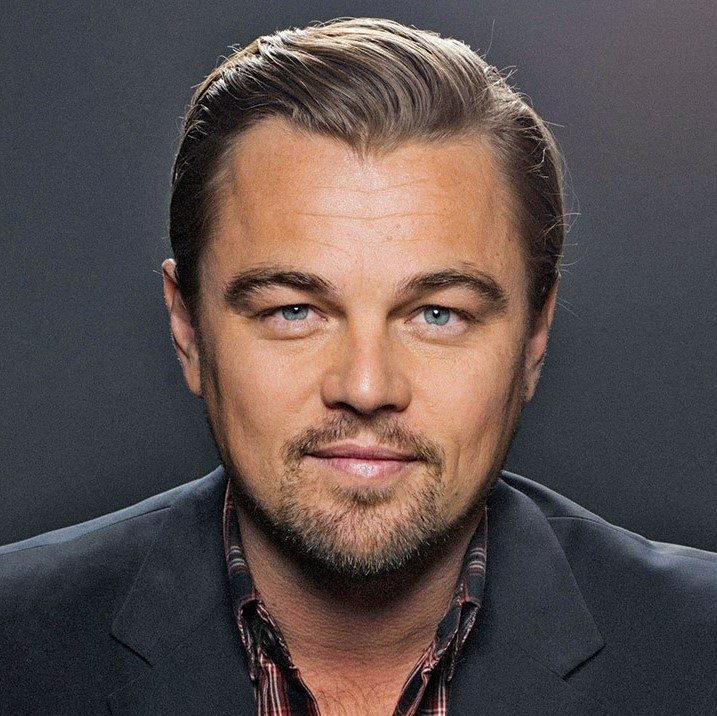
#> input picture Assignment 22/Combination of two photos/1.jpg, 717 x 716 px
$ python combination.py
#> lines starting #> are read from the running program, lines starting #| are printed output that depends on the picture
import cv2
import numpy as np

img1 = cv2.imread("1.jpg" , 0)
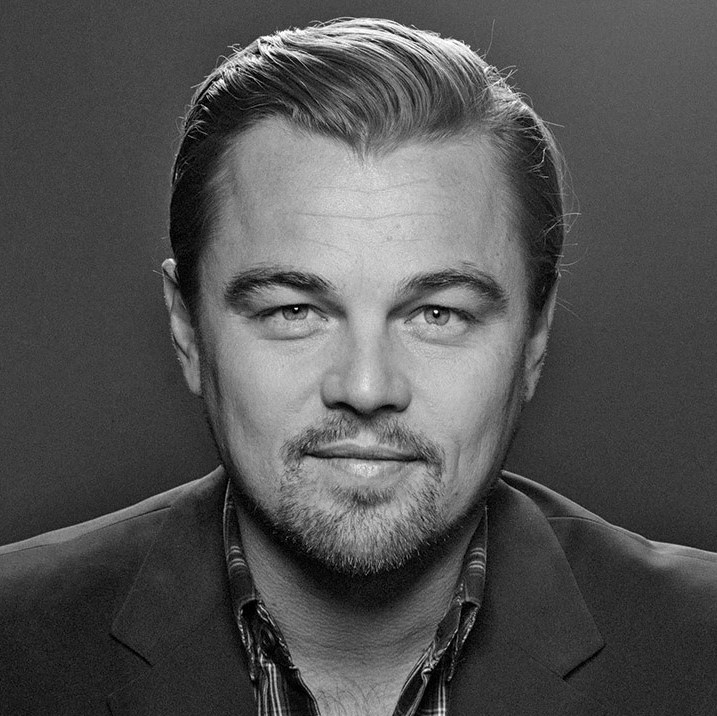
#> img1: shape (716, 717); min 0, max 255, mean 82.4
img2 = cv2.imread("2.jpg" , 0)
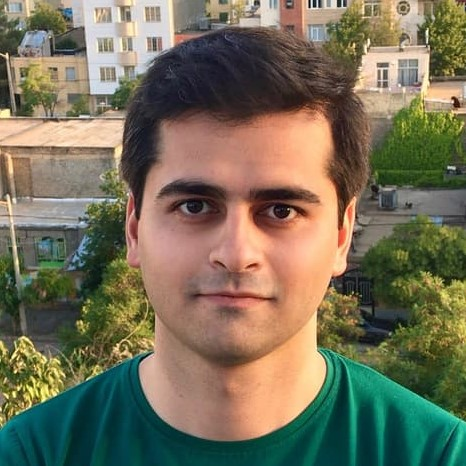
#> input picture Assignment 22/Combination of two photos/2.jpg, 466 x 466 px
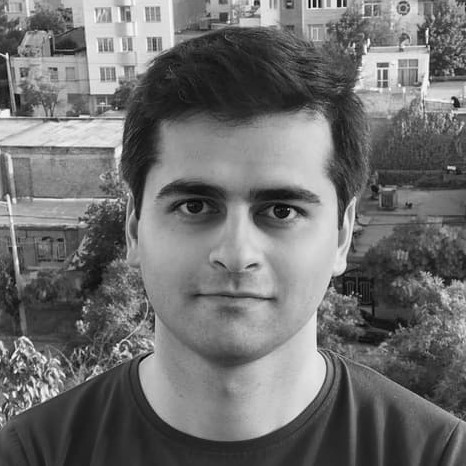
#> img2: shape (466, 466); min 0, max 255, mean 110.9

img1 = cv2.resize(img1 , (450 , 450))
#> img1: shape (450, 450)
img2 = cv2.resize(img2 , (450 , 450))
#> img2: shape (450, 450)


result1 = img1//3 + img2//2
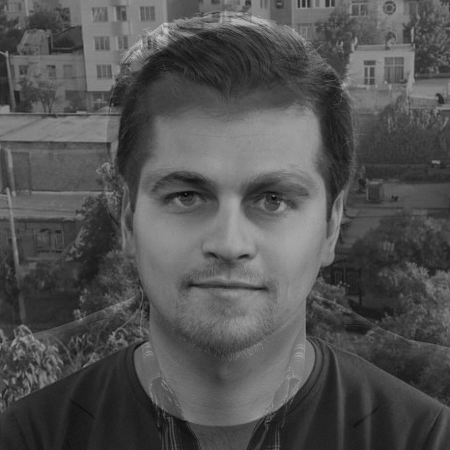
#> result1: shape (450, 450); min 5, max 200, mean 82.2
result2 = img1//2 + img2//2
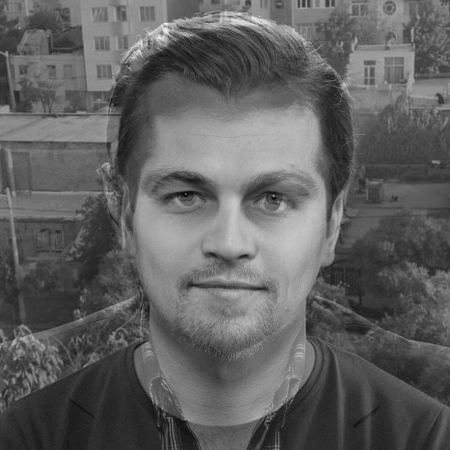
#> result2: shape (450, 450); min 6, max 242, mean 96

cv2.imwrite('result1.jpg' , result1)
cv2.imwrite('result2.jpg' , result2)

final = np.zeros((450 , 1800) , dtype="uint8")


final[0:450 , 0:450]= img1
final[0:450 , 450:900]= result1
final[0:450 , 900:1350]= result2
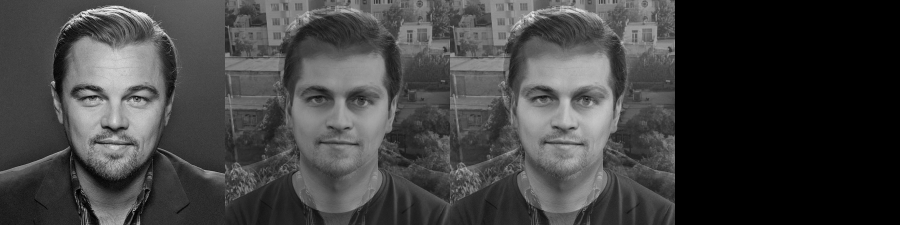
#> final: shape (450, 1800) (shown at 1/2 size); min 0, max 253, mean 65.1
final[0:450 , 1350:1800]= img2
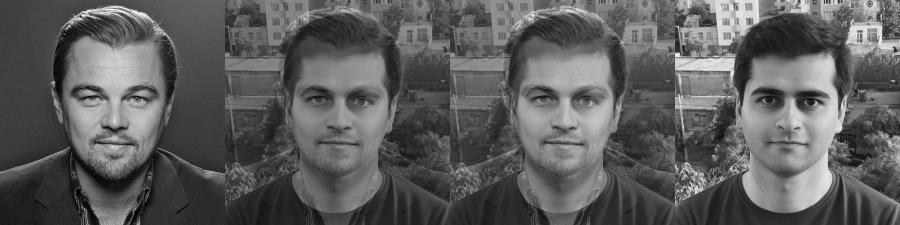
#> final: shape (450, 1800) (shown at 1/2 size); min 0, max 253, mean 92.8


cv2.imwrite('final_output.jpg' , final)


cv2.imshow('Combination of two photos' , final)

cv2.waitKey()
